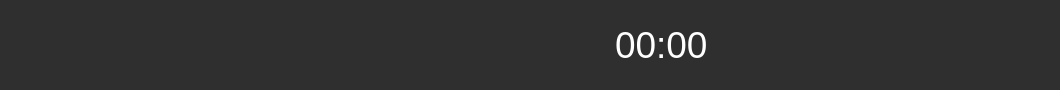
     <widget class="QWidget" name="widget" native="true">
      <property name="minimumSize">
       <size>
        <width>1024</width>
        <height>80</height>
       </size>
      </property>
      <property name="maximumSize">
       <size>
        <width>1110</width>
        <height>90</height>
       </size>
      </property>
      <property name="styleSheet">
       <string notr="true">background-color: rgb(47, 47, 47);
</string>
      </property>
      <layout class="QHBoxLayout" name="horizontalLayout_134">
       <property name="spacing">
        <number>0</number>
       </property>
       <property name="leftMargin">
        <number>20</number>
       </property>
       <property name="topMargin">
        <number>0</number>
       </property>
       <property name="rightMargin">
        <number>20</number>
       </property>
       <property name="bottomMargin">
        <number>0</number>
       </property>
       <item>
        <layout class="QHBoxLayout" name="horizontalLayout_28">
         <item>
          <layout class="QHBoxLayout" name="horizontalLayout_27">
           <property name="spacing">
            <number>15</number>
           </property>
           <item>
            <layout class="QHBoxLayout" name="horizontalLayout_10">
             <property name="spacing">
              <number>15</number>
             </property>
             <item>
              <widget class="QLabel" name="lblclock_3">
               <property name="minimumSize">
                <size>
                 <width>50</width>
                 <height>40</height>
                </size>
               </property>
               <property name="maximumSize">
                <size>
                 <width>60</width>
                 <height>50</height>
                </size>
               </property>
               <property name="cursor">
                <cursorShape>ArrowCursor</cursorShape>
               </property>
               <property name="toolTip">
                <string>Número empleado</string>
               </property>
               <property name="text">
                <string/>
               </property>
               <property name="pixmap">
                <pixmap resource="../resources/resources.qrc">:/resources/user (1).png</pixmap>
               </property>
               <property name="scaledContents">
                <bool>true</bool>
               </property>
               <property name="wordWrap">
                <bool>false</bool>
               </property>
              </widget>
             </item>
             <item>
              <widget class="QLabel" name="lblCurrentUser">
               <property name="minimumSize">
                <size>
                 <width>170</width>
                 <height>60</height>
                </size>
               </property>
               <property name="maximumSize">
                <size>
                 <width>170</width>
                 <height>70</height>
                </size>
               </property>
               <property name="font">
                <font>
                 <pointsize>28</pointsize>
                </font>
               </property>
               <property name="styleSheet">
                <string notr="true">color: rgb(255, 255, 255);</string>
               </property>
               <property name="text">
                <string/>
               </property>
              </widget>
             </item>
            </layout>
           </item>
           <item>
            <widget class="QLabel" name="lblclock_2">
             <property name="minimumSize">
              <size>
               <width>50</width>
               <height>40</height>
              </size>
             </property>
             <property name="maximumSize">
              <size>
               <width>60</width>
               <height>50</height>
              </size>
             </property>
             <property name="cursor">
              <cursorShape>ArrowCursor</cursorShape>
             </property>
             <property name="toolTip">
              <string>Número de orden</string>
             </property>
             <property name="text">
              <string/>
             </property>
             <property name="pixmap">
              <pixmap resource="../resources/resources.qrc">:/resources/document.png</pixmap>
             </property>
             <property name="scaledContents">
              <bool>true</bool>
             </property>
             <property name="wordWrap">
              <bool>false</bool>
             </property>
            </widget>
           </item>
           <item>
            <widget class="QLabel" name="lblCurrentOrder">
             <property name="minimumSize">
              <size>
               <width>200</width>
               <height>60</height>
              </size>
             </property>
             <property name="maximumSize">
              <size>
               <width>200</width>
               <height>70</height>
              </size>
             </property>
             <property name="font">
              <font>
               <pointsize>28</pointsize>
              </font>
             </property>
             <property name="styleSheet">
              <string notr="true">color: rgb(255, 255, 255);</string>
             </property>
             <property name="text">
              <string/>
             </property>
            </widget>
           </item>
           <item>
            <layout class="QHBoxLayout" name="horizontalLayout_29">
             <property name="spacing">
              <number>15</number>
             </property>
             <item>
              <widget class="QLabel" name="lblclock">
               <property name="minimumSize">
                <size>
                 <width>50</width>
                 <height>40</height>
                </size>
               </property>
               <property name="maximumSize">
                <size>
                 <width>60</width>
                 <height>50</height>
                </size>
               </property>
               <property name="cursor">
                <cursorShape>ArrowCursor</cursorShape>
               </property>
               <property name="toolTip">
                <string>Temporizador prueba</string>
               </property>
               <property name="text">
                <string/>
               </property>
               <property name="pixmap">
                <pixmap resource="../resources/resources.qrc">:/resources/clock_2.png</pixmap>
               </property>
               <property name="scaledContents">
                <bool>true</bool>
               </property>
               <property name="wordWrap">
                <bool>false</bool>
               </property>
              </widget>
             </item>
             <item>
              <widget class="QLabel" name="lbltimer">
               <property name="minimumSize">
                <size>
                 <width>130</width>
                 <height>60</height>
                </size>
               </property>
               <property name="maximumSize">
                <size>
                 <width>130</width>
                 <height>70</height>
                </size>
               </property>
               <property name="font">
                <font>
                 <pointsize>28</pointsize>
                </font>
               </property>
               <property name="styleSheet">
                <string notr="true">color: rgb(255, 255, 255);</string>
               </property>
               <property name="text">
                <string>00:00</string>
               </property>
              </widget>
             </item>
            </layout>
           </item>
          </layout>
         </item>
        </layout>
       </item>
       <item>
        <spacer name="horizontalSpacer_28">
         <property name="orientation">
          <enum>Qt::Horizontal</enum>
         </property>
         <property name="sizeType">
          <enum>QSizePolicy::Expanding</enum>
         </property>
         <property name="sizeHint" stdset="0">
          <size>
           <width>213</width>
           <height>17</height>
          </size>
         </property>
        </spacer>
       </item>
       <item>
        <layout class="QVBoxLayout" name="verticalLayout_26">
         <item>
          <layout class="QHBoxLayout" name="horizontalLayout_38">
           <property name="spacing">
            <number>12</number>
           </property>
           <item>
            <widget class="QLabel" name="lblMinize">
             <property name="minimumSize">
              <size>
               <width>30</width>
               <height>30</height>
              </size>
             </property>
             <property name="maximumSize">
              <size>
               <width>30</width>
               <height>30</height>
              </size>
             </property>
             <property name="cursor">
              <cursorShape>PointingHandCursor</cursorShape>
             </property>
             <property name="toolTip">
              <string>Minimizar </string>
             </property>
             <property name="text">
              <string/>
             </property>
             <property name="pixmap">
              <pixmap resource="../resources/resources.qrc">:/resources/menos.png</pixmap>
             </property>
             <property name="scaledContents">
              <bool>true</bool>
             </property>
            </widget>
           </item>
           <item>
            <widget class="QLabel" name="lblClose">
             <property name="minimumSize">
              <size>
               <width>40</width>
               <height>40</height>
              </size>
             </property>
             <property name="maximumSize">
              <size>
               <width>40</width>
               <height>40</height>
              </size>
             </property>
             <property name="cursor">
              <cursorShape>PointingHandCursor</cursorShape>
             </property>
             <property name="toolTip">
              <string>Cerrar</string>
             </property>
             <property name="text">
              <string/>
             </property>
             <property name="pixmap">
              <pixmap resource="../resources/resources.qrc">:/resources/cerrar.png</pixmap>
             </property>
             <property name="scaledContents">
              <bool>true</bool>
             </property>
            </widget>
           </item>
          </layout>
         </item>
         <item>
          <spacer name="verticalSpacer_2">
           <property name="orientation">
            <enum>Qt::Vertical</enum>
           </property>
           <property name="sizeType">
            <enum>QSizePolicy::Fixed</enum>
           </property>
           <property name="sizeHint" stdset="0">
            <size>
             <width>20</width>
             <height>28</height>
            </size>
           </property>
          </spacer>
         </item>
        </layout>
       </item>
      </layout>
     </widget>
